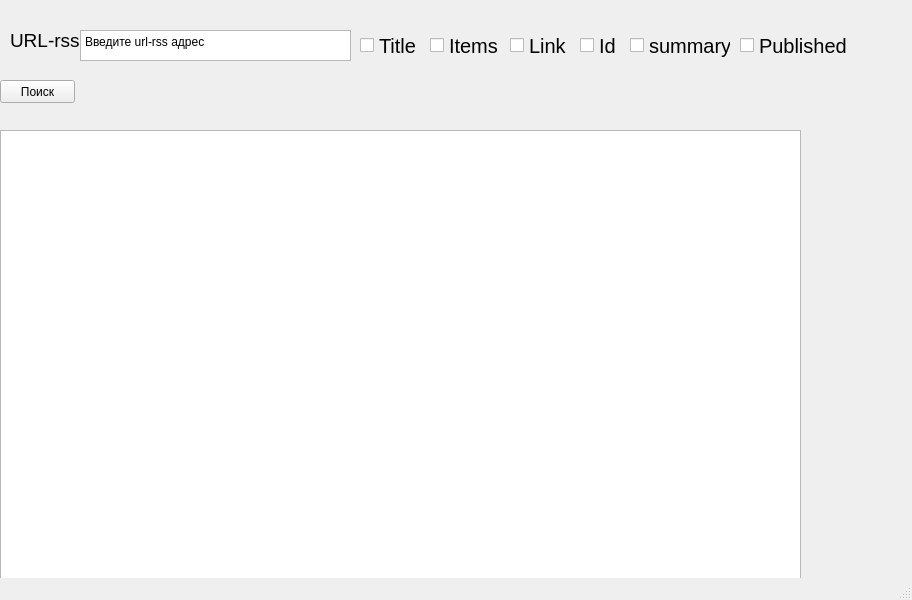
<?xml version="1.0" encoding="UTF-8"?>
<ui version="4.0">
 <class>MainWindow</class>
 <widget class="QMainWindow" name="MainWindow">
  <property name="geometry">
   <rect>
    <x>0</x>
    <y>0</y>
    <width>912</width>
    <height>600</height>
   </rect>
  </property>
  <property name="windowTitle">
   <string>MainWindow</string>
  </property>
  <widget class="QWidget" name="centralwidget">
   <widget class="QLabel" name="label">
    <property name="geometry">
     <rect>
      <x>10</x>
      <y>20</y>
      <width>81</width>
      <height>41</height>
     </rect>
    </property>
    <property name="font">
     <font>
      <pointsize>14</pointsize>
     </font>
    </property>
    <property name="text">
     <string>URL-rss</string>
    </property>
   </widget>
   <widget class="QTextEdit" name="textEdit">
    <property name="geometry">
     <rect>
      <x>80</x>
      <y>30</y>
      <width>271</width>
      <height>31</height>
     </rect>
    </property>
    <property name="font">
     <font>
      <pointsize>9</pointsize>
     </font>
    </property>
    <property name="html">
     <string>&lt;!DOCTYPE HTML PUBLIC &quot;-//W3C//DTD HTML 4.0//EN&quot; &quot;http://www.w3.org/TR/REC-html40/strict.dtd&quot;&gt;
&lt;html&gt;&lt;head&gt;&lt;meta name=&quot;qrichtext&quot; content=&quot;1&quot; /&gt;&lt;style type=&quot;text/css&quot;&gt;
p, li { white-space: pre-wrap; }
&lt;/style&gt;&lt;/head&gt;&lt;body style=&quot; font-family:'MS Shell Dlg 2'; font-size:9pt; font-weight:400; font-style:normal;&quot;&gt;
&lt;p style=&quot; margin-top:0px; margin-bottom:0px; margin-left:0px; margin-right:0px; -qt-block-indent:0; text-indent:0px;&quot;&gt;Введите url-rss адрес&lt;/p&gt;&lt;/body&gt;&lt;/html&gt;</string>
    </property>
   </widget>
   <widget class="QTextBrowser" name="textBrowser">
    <property name="geometry">
     <rect>
      <x>0</x>
      <y>130</y>
      <width>801</width>
      <height>451</height>
     </rect>
    </property>
   </widget>
   <widget class="QCheckBox" name="checkBox">
    <property name="geometry">
     <rect>
      <x>360</x>
      <y>30</y>
      <width>71</width>
      <height>31</height>
     </rect>
    </property>
    <property name="font">
     <font>
      <pointsize>15</pointsize>
     </font>
    </property>
    <property name="text">
     <string>Title</string>
    </property>
   </widget>
   <widget class="QCheckBox" name="checkBox_2">
    <property name="geometry">
     <rect>
      <x>430</x>
      <y>30</y>
      <width>81</width>
      <height>31</height>
     </rect>
    </property>
    <property name="font">
     <font>
      <pointsize>15</pointsize>
     </font>
    </property>
    <property name="text">
     <string>Items</string>
    </property>
   </widget>
   <widget class="QCheckBox" name="checkBox_3">
    <property name="geometry">
     <rect>
      <x>510</x>
      <y>30</y>
      <width>81</width>
      <height>31</height>
     </rect>
    </property>
    <property name="font">
     <font>
      <pointsize>15</pointsize>
     </font>
    </property>
    <property name="text">
     <string>Link</string>
    </property>
   </widget>
   <widget class="QCheckBox" name="checkBox_4">
    <property name="geometry">
     <rect>
      <x>580</x>
      <y>30</y>
      <width>41</width>
      <height>31</height>
     </rect>
    </property>
    <property name="font">
     <font>
      <pointsize>15</pointsize>
     </font>
    </property>
    <property name="text">
     <string>Id</string>
    </property>
   </widget>
   <widget class="QCheckBox" name="checkBox_5">
    <property name="geometry">
     <rect>
      <x>630</x>
      <y>30</y>
      <width>101</width>
      <height>31</height>
     </rect>
    </property>
    <property name="font">
     <font>
      <pointsize>15</pointsize>
     </font>
    </property>
    <property name="text">
     <string>summary</string>
    </property>
   </widget>
   <widget class="QCheckBox" name="checkBox_6">
    <property name="geometry">
     <rect>
      <x>740</x>
      <y>30</y>
      <width>111</width>
      <height>31</height>
     </rect>
    </property>
    <property name="font">
     <font>
      <pointsize>15</pointsize>
     </font>
    </property>
    <property name="text">
     <string>Published</string>
    </property>
   </widget>
   <widget class="QPushButton" name="lol">
    <property name="geometry">
     <rect>
      <x>0</x>
      <y>80</y>
      <width>75</width>
      <height>23</height>
     </rect>
    </property>
    <property name="text">
     <string>Поиск</string>
    </property>
   </widget>
  </widget>
  <widget class="QMenuBar" name="menubar">
   <property name="geometry">
    <rect>
     <x>0</x>
     <y>0</y>
     <width>912</width>
     <height>21</height>
    </rect>
   </property>
  </widget>
  <widget class="QStatusBar" name="statusbar"/>
 </widget>
 <resources/>
 <connections/>
</ui>
